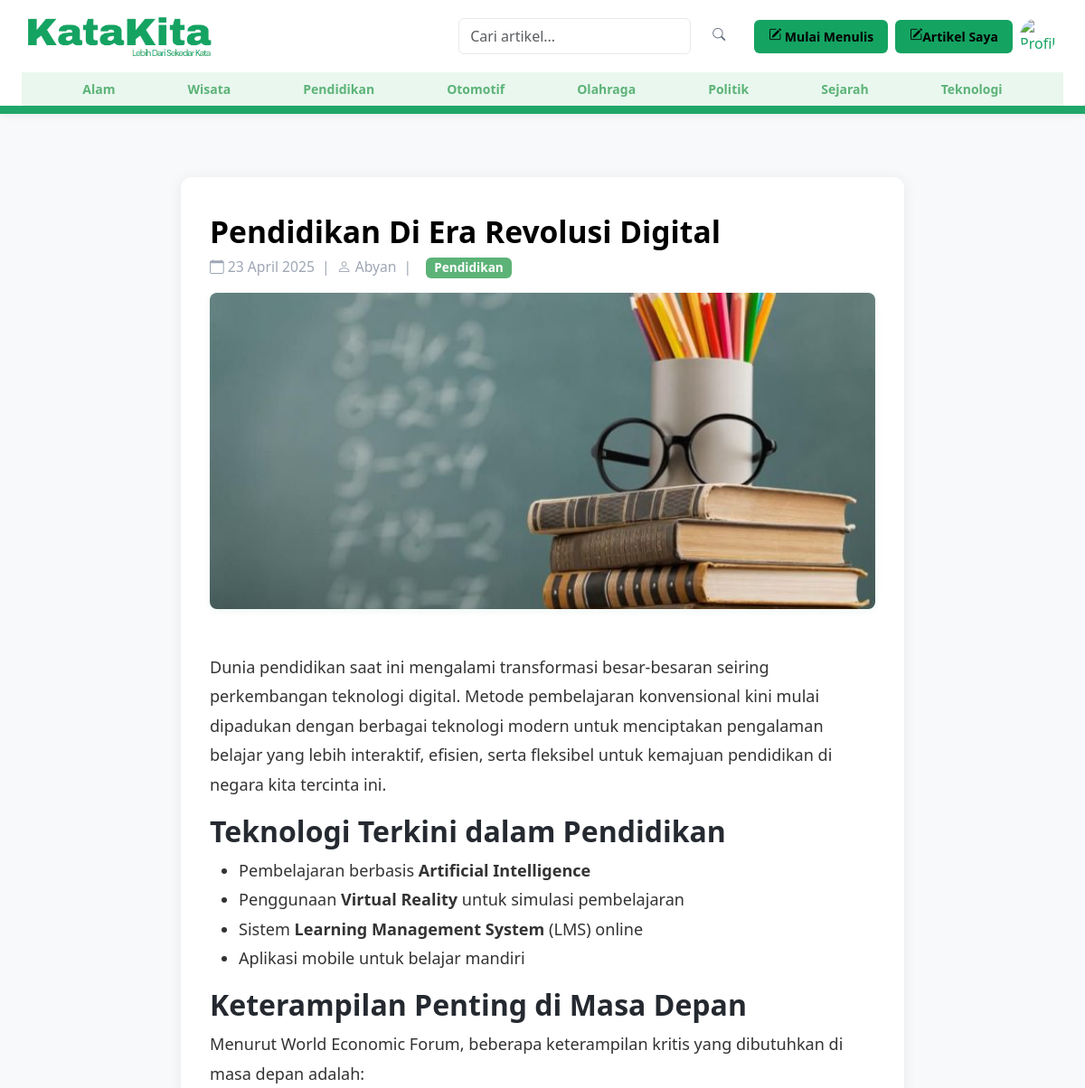
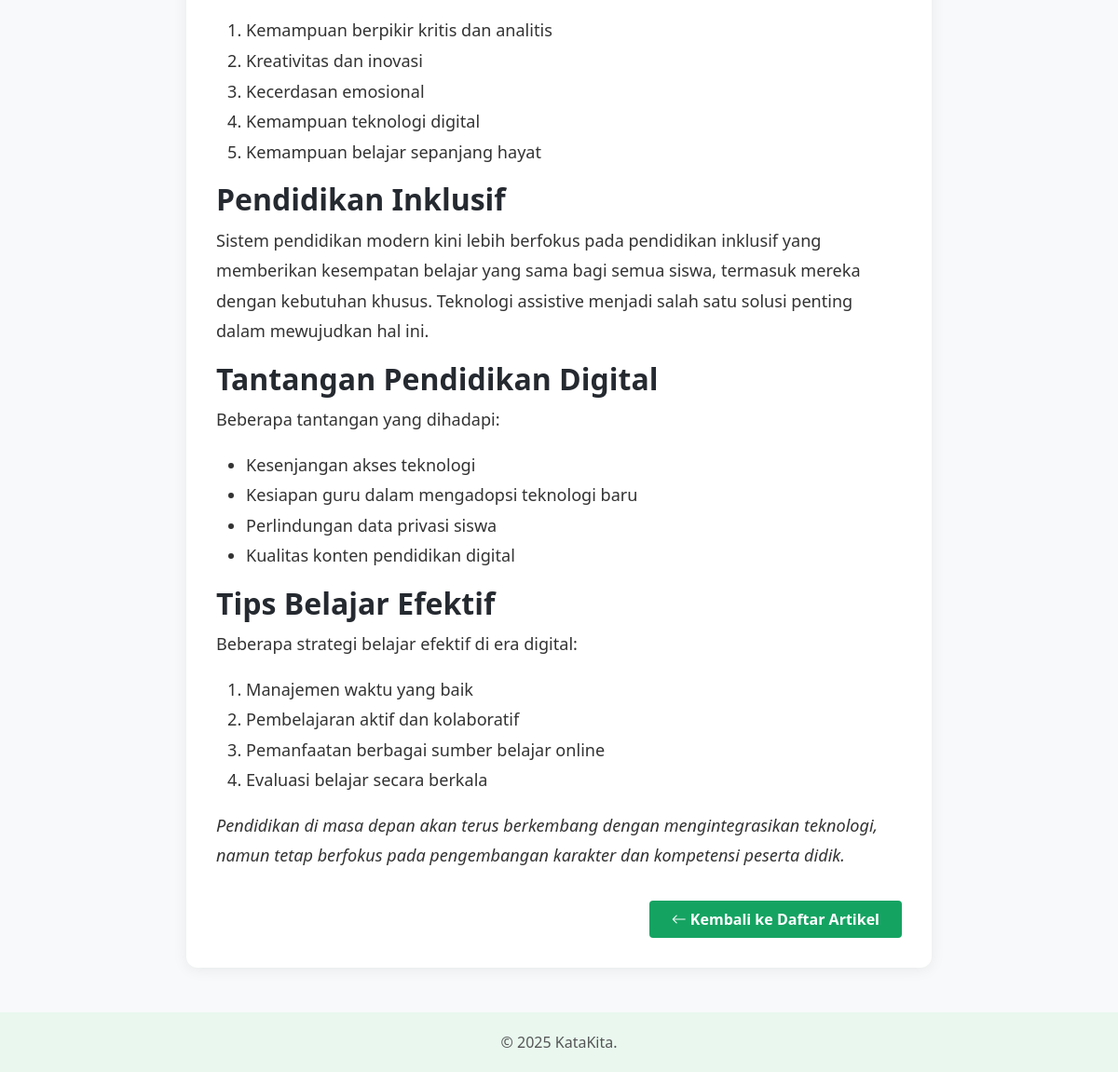
The app's page /detail_artikel.php?id=5 with its own data (2 pictures, top to bottom).
### tables this page shows
CREATE TABLE `category` (
  `id` int NOT NULL,
  `name` varchar(100) NOT NULL,
  `description` text
);

CREATE TABLE `article` (
  `id` int NOT NULL,
  `date` varchar(20) NOT NULL,
  `title` varchar(255) NOT NULL,
  `content` text NOT NULL,
  `picture` varchar(255) DEFAULT NULL
);

CREATE TABLE `author` (
  `id` int NOT NULL,
  `level` varchar(50) NOT NULL,
  `nickname` varchar(100) NOT NULL,
  `email` varchar(150) NOT NULL,
  `password` varchar(255) NOT NULL
);

### detail_artikel.php (the view, shortened to what this page needs)
<?php
include 'koneksi.php';
$result_kat = $koneksi->query("SELECT id, name FROM category");
$id = intval($_GET['id']);
$sql = "SELECT
    a.title AS judul_artikel,
    a.date AS tanggal_publikasi,
    au.nickname AS nama_penulis,
    c.name AS nama_kategori,
    a.picture AS gambar,
    a.content AS isi_artikel
FROM
    article a
JOIN
    article_author aa ON a.id = aa.article_id
JOIN
    author au ON aa.author_id = au.id
JOIN
    article_category ac ON a.id = ac.article_id
JOIN
    category c ON ac.category_id = c.id
WHERE
    a.id = $id";
$result = $koneksi->query($sql);
$row = $result->fetch_assoc();
?>
<!DOCTYPE html>
<html lang="id">
<head>
    <link rel="stylesheet" href="assets/css/portal.css">
    <link rel="stylesheet" href="https://cdn.jsdelivr.net/npm/bootstrap-icons@1.11.3/font/bootstrap-icons.css">
</head>
<body class="app" style="background:#f7f9fa;">
    <header class="app-header d-flex align-items-center justify-content-between flex-column px-4"
        style="background:#fff; box-shadow:0 2px 8px 0 rgba(0,0,0,0.07); height:auto; position:fixed; top:0; left:0; right:0; z-index:100; padding-bottom:0;">
        <div class="w-100 d-flex align-items-center justify-content-between" style="height:80px;">
            <div class="d-flex align-items-center">
                <a href="index.php">
                    <img src="assets/images/namawebsite.png" alt="KataKita" class="me-4" style="height:58px;">
                </a>
            </div>
            <div class="d-flex align-items-center">
                <form class="d-flex me-3" method="get" action="index.php">
                    <input class="form-control me-2" type="search" name="q" placeholder="Cari artikel..." aria-label="Search" style="min-width:180px;" value="<?php echo isset($_GET['q']) ? htmlspecialchars($_GET['q']) : ''; ?>">
                    <button class="btn btn-outline-secondary" type="submit"><i class="bi bi-search"></i></button>
                </form>
                <a href="login.php" class="btn btn-primary me-2 d-none d-md-inline"><i class="bi bi-pencil-square"></i> Mulai Menulis</a>
                <a href="login.php" class="btn btn-primary me-2 d-none d-md-inline"><i class="bi bi-pencil-square"></i>Artikel Saya</a>
                <div class="dropdown">
                    <a href="login.php" class="d-flex align-items-center text-decoration-none">
                        <img src="assets/images/profile.png" alt="Profile" width="40" height="40" class="rounded-circle me-2" style="object-fit:cover;">
                    </a>
                </div>
            </div>
        </div>
        <div class="w-100" style="background:#e9f7ef;">
            <div class="w-100" style="background:#e9f7ef;">
                <div class="d-flex flex-wrap gap-5 py-6 justify-content-center align-items-center" style="overflow-x:auto;">
                    <?php if ($result_kat && $result_kat->num_rows > 0): ?>
                        <?php while ($kat = $result_kat->fetch_assoc()): ?>
                            <a href="index.php?kategori=<?php echo $kat['id']; ?>" class="btn btn-outline-success btn-sm rounded-pill px-3">
                                <?php echo htmlspecialchars($kat['name']); ?>
                            </a>
                        <?php endwhile; ?>
                    <?php else: ?>
                        <span class="text-muted">Tidak ada kategori</span>
                    <?php endif; ?>
                </div>
            </div>
        </div>
    </header>
    <div class="app-wrapper center-content" style="margin-top:140px;">
        <div class="detail-card">
            <div class="detail-header">
                <h1><?php echo htmlspecialchars($row['judul_artikel']); ?></h1>
            </div>
            <div class="detail-meta mb-3">
                <span><i class="bi bi-calendar"></i> <?php echo htmlspecialchars($row['tanggal_publikasi']); ?></span>
                &nbsp;|&nbsp;
                <span><i class="bi bi-person"></i> <?php echo htmlspecialchars($row['nama_penulis']); ?></span>
                &nbsp;|&nbsp;
                <span class="badge bg-success"><?php echo htmlspecialchars($row['nama_kategori']); ?></span>
            </div>
            <?php if (!empty($row['gambar'])): ?>
                <div class="detail-image">
                    <img src="picture/<?php echo htmlspecialchars($row['gambar']); ?>" alt="Gambar Artikel">
                </div>
            <?php endif; ?>
            <div class="detail-content">
                <?php echo $row['isi_artikel']; ?>
            </div>
            <div class="detail-footer">
                <a href="index.php" class="btn-back"><i class="bi bi-arrow-left"></i> Kembali ke Daftar Artikel</a>
            </div>
        </div>
    </div>
    <footer class="app-footer mt-5" style="background:#e9f7ef; padding:20px 0;">
        <div class="container-xl text-center">
            <p class="mb-0" style="color:#555;">&copy; 2025 KataKita.</p>
        </div>
    </footer>
</body>
</html>

### records on screen
category: name "Alam"
category: name "Wisata"
category: name "Pendidikan"
category: name "Otomotif"
category: name "Olahraga"
category: name "Politik"
category: name "Sejarah"
category: name "Teknologi"
article: title "Pendidikan Di Era Revolusi Digital", date "23 April 2025", author.nickname "Abyan", category.name "Pendidikan", picture (picture), content "Dunia pendidikan saat ini mengalami transformasi besar-besaran seiring perkembangan teknologi digital. Metode pembelajaran konvensional kini mulai dipadukan dengan berbagai teknologi modern untuk menciptakan pengalaman belajar yang lebih interaktif, efisien, serta fleksibel untuk kemajuan pendidikan di negara kita tercinta ini. Teknologi Terkini dalam Pendidikan Pembelajaran berbasis Artificial Intelligence Penggunaan Virtual Reality untuk simulasi pembelajaran Sistem Learning Management System (LMS) online Aplikasi mobile untuk belajar mandiri Keterampilan Penting di Masa Depan Menurut World Economic Forum, beberapa keterampilan kritis yang dibutuhkan di masa depan adalah: Kemampuan…"
